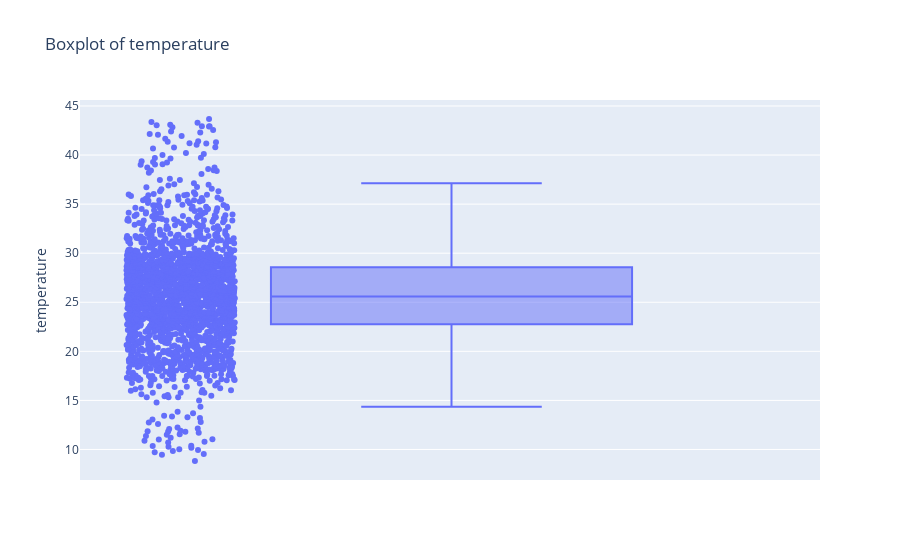

The notebook cell saved with this chart:
### Code cell
fig= px.box(data, y="temperature",points="all",title="Boxplot of temperature")
fig.show()

### Figure 1 — Plotly figure (JSON) as saved in the notebook; plotly's stock layout.template omitted (floating-point values rounded to 4 significant figures; data arrays with more than 128 entries replaced by an {"elided": "..."} marker saying what was removed)
{"data": [{"alignmentgroup": "True", "boxpoints": "all", "hovertemplate": "temperature=%{y}<extra></extra>", "legendgroup": "", "marker": {"color": "#636efa"}, "name": "", "notched": false, "offsetgroup": "", "orientation": "v", "showlegend": false, "type": "box", "x0": " ", "xaxis": "x", "y": {"elided": "2200 float values"}, "y0": " ", "yaxis": "y"}], "layout": {"boxmode": "group", "legend": {"tracegroupgap": 0}, "title": {"text": "Boxplot of temperature"}, "xaxis": {"anchor": "y", "domain": [0, 1]}, "yaxis": {"anchor": "x", "domain": [0, 1], "title": {"text": "temperature"}}}}
